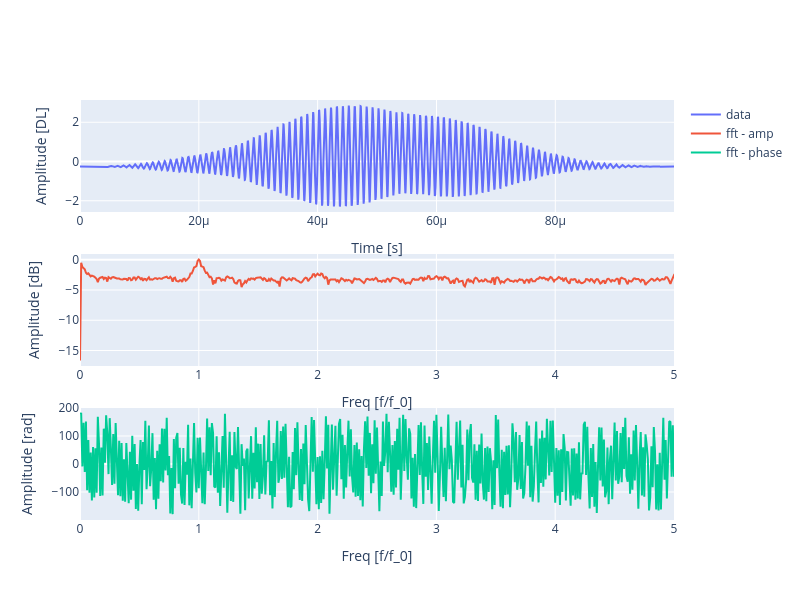

Source (notebook cell):
### Code cell
# Plot generated data
fft_data, freq = fft(data_windowed, sampling_rate, frequency)

# plot sound wave and fft
fig = make_subplots(rows=3, cols=1)
fig.add_trace( go.Scatter(x=t_plot, y=data_windowed, mode='lines',name='data'),
              row=1,col=1)
fig.add_trace( go.Scatter(x=freq,y=np.log10(np.abs(fft_data)),mode='lines',name='fft - amp'),
              row=2,col=1)
fig.add_trace( go.Scatter(x=freq, y=np.angle(fft_data, deg=True),mode='lines', name = 'fft - phase'),
              row=3,col=1)

fig.update_layout(height=600, width=800,
                  xaxis1 = dict(title='Time [s]'),
                  xaxis2 = dict(title='Freq [f/f_0]', range=[0, fft_lim]),
                  xaxis3 = dict(title='Freq [f/f_0]', range=[0, fft_lim]),
                  yaxis1 = dict(title='Amplitude [DL]'),
                  yaxis2 = dict(title='Amplitude [dB]'),
                  yaxis3 = dict(title='Amplitude [rad]'))
fig.show()

### Figure 1 — Plotly figure (JSON) as saved in the notebook; plotly's stock layout.template omitted (floating-point values rounded to 4 significant figures; data arrays with more than 128 entries replaced by an {"elided": "..."} marker saying what was removed)
{"data": [{"mode": "lines", "name": "data", "type": "scatter", "x": {"elided": "5000 float values"}, "xaxis": "x", "y": {"elided": "5000 float values"}, "yaxis": "y"}, {"mode": "lines", "name": "fft - amp", "type": "scatter", "x": {"elided": "2500 float values"}, "xaxis": "x2", "y": {"elided": "2500 float values"}, "yaxis": "y2"}, {"mode": "lines", "name": "fft - phase", "type": "scatter", "x": {"elided": "2500 float values"}, "xaxis": "x3", "y": {"elided": "2500 float values"}, "yaxis": "y3"}], "layout": {"height": 600, "width": 800, "xaxis": {"anchor": "y", "domain": [0, 1], "title": {"text": "Time [s]"}}, "xaxis2": {"anchor": "y2", "domain": [0, 1], "range": [0, 5], "title": {"text": "Freq [f/f_0]"}}, "xaxis3": {"anchor": "y3", "domain": [0, 1], "range": [0, 5], "title": {"text": "Freq [f/f_0]"}}, "yaxis": {"anchor": "x", "domain": [0.7333, 1], "title": {"text": "Amplitude [DL]"}}, "yaxis2": {"anchor": "x2", "domain": [0.3667, 0.6333], "title": {"text": "Amplitude [dB]"}}, "yaxis3": {"anchor": "x3", "domain": [0, 0.2667], "title": {"text": "Amplitude [rad]"}}}}
